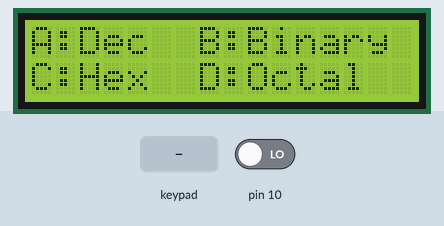
This sketch was run on a simulated Arduino Uno, built with avr-gcc and run on an emulated ATmega328P. Parts: 16×2 character LCD. Inputs (shaded band) come from the test bench; at power-on: pin 10 LOW. What the sketch prints to the serial monitor is not drawn.

Above: at 7.2 s.
7.3 s: keypad keys 9 8 7 6 A pressed 0.4 s apart
At 10.3 s:
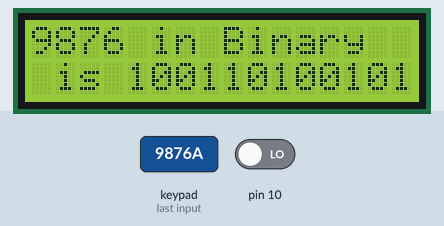
10.8 s: key 'B' pressed
At 11.6 s:
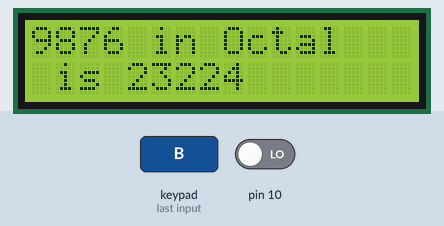
12.3 s: key 'C' pressed
At 12.7 s:
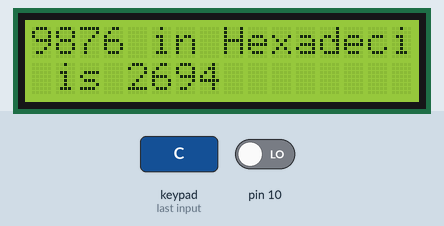
13.8 s: keypad keys 9 8 7 6 D pressed 0.4 s apart
At 16.2 s:
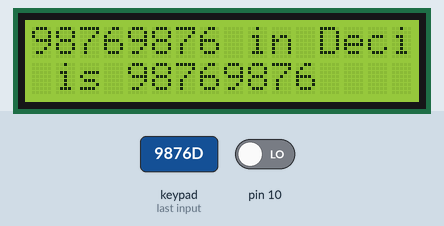
17.3 s: key 'C' pressed
At 17.7 s:
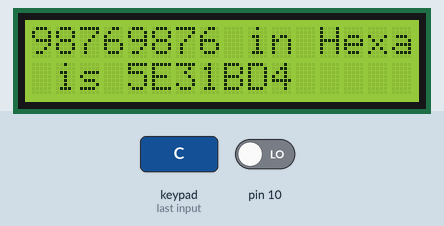
18.8 s: key 'F' pressed
At 19.8 s:
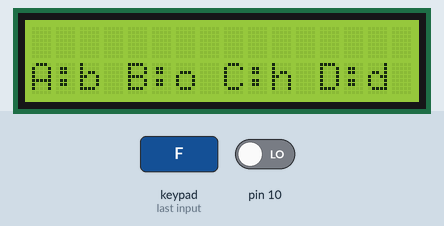
Timing chart, 0 to 21.3 s (numbered marks = the images above; inputs shaded):
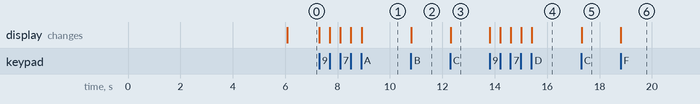

Measured:
- after the input at 7.3 s, the display: first changes at once (image 1 shows a later state)
- after the input at 10.8 s, the display: changes at once (image 2)
- after the input at 12.3 s, the display: changes at once (image 3)
- after the input at 13.8 s, the display: first changes at once (image 4 shows a later state)
- after the input at 17.3 s, the display: changes at once (image 5)
- after the input at 18.8 s, the display: changes at once (image 6)

The sketch:

Project_before_presentation_1.0.0.ino
```cpp
//**********************  Week 8.py  *********************
//
// Name: Tai Tran
//
// Course: CSCI 1470
//
// Assignment: Homework #8
//
// Algorithm: Pseudocode
//
//  inport LCD library
//  set lcd variable to analog pin
//  call lcd pins(pins we using)
//
//  import Keypad library
//  set ROWS to 4 and COLS to 4
//  get value key equal 1,2,3,A,4,5,6,B,7,8,9,C,F,0,E,D
//  called pin 9,8,7,6,5,4,3,2
//
//  set variable number for storing input digits
//
//  void setup()
//  setup 16,2 LCD
//  setup Serial Monitor for testing
//  set LCD cursor start at (0,0)
//  intro message, delay 3 second, show menu
//
//  void loop()
//  let key be key press
//  switch case
//  if case 0 to 9 display number
//  if case A to D convert the number
//  if case F clear memory
// ***********************************************************

//LCD setup code
#include <LiquidCrystal.h>  // LCD library
const int rs = A0, e = A1, d4 = A2, d5 = A3, d6 = A4, d7 = A5;  // set lcd variable to analog pin
LiquidCrystal lcd(rs, e, d4, d5, d6, d7);   // call lcd pins(pins we using)

// 4x4 Keypad Code
#include <Keypad.h>         // keypad library
const byte ROWS = 4; //four rows
const byte COLS = 4; //four columns
char keys[ROWS][COLS] = {     // think of it like parameter (x,y)
  {'1','2','3','A'},
  {'4','5','6','B'},
  {'7','8','9','C'},
  {'F','0','E','D'}
};
byte rowPins[ROWS] = {9,8,7,6};  // connect to the row pinouts
byte colPins[COLS] = {5,4,3,2};  // connect to the column
Keypad keypad = Keypad(makeKeymap(keys), rowPins, colPins, ROWS, COLS);

long number = 0;  // storing number for input(indexing)


int A = 10;   // set variable for Hex
int B = 11;
int C = 12;
int D = 13;
int E = 14;
int F = 15;
int pin10 = digitalRead(10);


//SETUP
void setup(){
  lcd.begin(16,2);        //setup 16,2 LCD
  Serial.begin(9600);     //use serial monitor
  pinMode(10,INPUT);
  lcd.setCursor(0,0);    // set cursor begind at (columns 1, rows 0)
  lcd.print(" Base Converter");
  lcd.setCursor(0,1);
  lcd.print(" by Tai V.Tran");
  delay(6000);
  lcd.clear();
  lcd.setCursor(0,0);     //intro message
  lcd.print("A:Dec ");
  lcd.print(" B:Binary ");
  lcd.setCursor(0,1);
  lcd.print("C:Hex ");
  lcd.print(" D:Octal ");
}

//LOOP
void loop() {
  char key = keypad.getKey();   //let key get value from keypad
  switch(key)     // similar to if/else statement
  {
  lcd.clear();
  case '0':
    lcd.clear();
    lcd.setCursor(0,1);   //display A,B,C,D option on bottom row
    lcd.print("A:b ");
    lcd.print("B:o ");
    lcd.print("C:h ");
    lcd.print("D:d ");
    lcd.setCursor(0,0);   //display key pressed on top row
    number = number * 10 + (key - '0');   //to store value and repeat
    Serial.println(number);
    lcd.print(number);
    break;

  case '1':
    lcd.clear();
    lcd.setCursor(0,1);
    lcd.print("A:b ");
    lcd.print("B:o ");
    lcd.print("C:h ");
    lcd.print("D:d ");
    lcd.setCursor(0,0);
    number = number * 10 + (key - '0');
    Serial.println(number);
    lcd.print(number);
    break;
   case '2':
    lcd.clear();
    lcd.setCursor(0,1);
    lcd.print("A:b ");
    lcd.print("B:o ");
    lcd.print("C:h ");
    lcd.print("D:d ");
    lcd.setCursor(0,0);
    number = number * 10 + (key - '0');
    Serial.println(number);
    lcd.print(number);
    break;
  case '3':
    lcd.clear();
    lcd.setCursor(0,1);
    lcd.print("A:b ");
    lcd.print("B:o ");
    lcd.print("C:h ");
    lcd.print("D:d ");
    lcd.setCursor(0,0);
    number = number * 10 + (key - '0');
    Serial.println(number);
    lcd.print(number);
    break;
  case '4':
    lcd.clear();
    lcd.setCursor(0,1);
    lcd.print("A:b ");
    lcd.print("B:o ");
    lcd.print("C:h ");
    lcd.print("D:d ");
    lcd.setCursor(0,0);
    number = number * 10 + (key - '0');
    Serial.println(number);
    lcd.print(number);
    break;
  case '5':
    lcd.clear();
    lcd.setCursor(0,1);
    lcd.print("A:b ");
    lcd.print("B:o ");
    lcd.print("C:h ");
    lcd.print("D:d ");
    lcd.setCursor(0,0);
    number = number * 10 + (key - '0');
    Serial.println(number);
    lcd.print(number);
    break;
  case '6':
    lcd.clear();
    lcd.setCursor(0,1);
    lcd.print("A:b ");
    lcd.print("B:o ");
    lcd.print("C:h ");
    lcd.print("D:d ");
    lcd.setCursor(0,0);
    number = number * 10 + (key - '0');
    Serial.println(number);
    lcd.print(number);
    break;
  case '7':
    lcd.clear();
    lcd.setCursor(0,1);
    lcd.print("A:b ");
    lcd.print("B:o ");
    lcd.print("C:h ");
    lcd.print("D:d ");
    lcd.setCursor(0,0);
    number = number * 10 + (key - '0');
    Serial.println(number);
    lcd.print(number);
    break;
  case '8':
    lcd.clear();
    lcd.setCursor(0,1);
    lcd.print("A:b ");
    lcd.print("B:o ");
    lcd.print("C:h ");
    lcd.print("D:d ");
    lcd.setCursor(0,0);
    number = number * 10 + (key - '0');
    Serial.println(number);
    lcd.print(number);
    break;
  case '9':
    lcd.clear();
    lcd.setCursor(0,1);
    lcd.print("A:b ");
    lcd.print("B:o ");
    lcd.print("C:h ");
    lcd.print("D:d ");
    lcd.setCursor(0,0);
    number = number * 10 + (key - '0');
    Serial.println(number);
    lcd.print(number);
    break;

  case 'A':   //convert to Binary
    lcd.clear();
    lcd.print(number);
    lcd.print(" in Binary ");
    lcd.setCursor(0,1);
    lcd.print(" is ");
    lcd.print(number,BIN);
    Serial.println(number,BIN);
    break;
  case 'B':   //convert to Octal
    lcd.clear();
    lcd.print(number);
    lcd.print(" in Octal ");
    lcd.setCursor(0,1);
    lcd.print(" is ");
    lcd.print(number,OCT);
    Serial.println(number,OCT);
    break;
  case 'C':   //convert to Hex
    lcd.clear();
    lcd.print(number);
    lcd.print(" in Hexadecimal ");
    lcd.setCursor(0,1);
    lcd.print(" is ");
    lcd.print(number,HEX);
    Serial.println(number,HEX);
    break;
  case 'D':   //convert to Decimal
    lcd.clear();
    lcd.print(number);
    lcd.print(" in Decimal ");
    lcd.setCursor(0,1);
    lcd.print(" is ");
    lcd.print(number,DEC);
    Serial.println(number,DEC);
    break;
  case 'F': //Clear Memory
    number = 0;
    Serial.println("Clear");
    lcd.clear();
    lcd.setCursor(0,1);
    lcd.print("A:b ");
    lcd.print("B:o ");
    lcd.print("C:h ");
    lcd.print("D:d ");
    lcd.setCursor(0,0);
    break;

//// Additional button for Hexa
//  switch (digitalRead(10) == LOW){
//    case true:
//      lcd.print("A: bin  ");
//      lcd.print("B: deci");
//      lcd.setCursor(0,1);
//      //lcd.print("C: hex  "); //technical difficulty with Hexadecimal
//      lcd.print("D: oct");
//      delay(1000);
//      break;
//    case 'A':
//      lcd.clear();
//      lcd.setCursor(0,0);
//      lcd.print("Enter Binary number: ");
//      break;
//   }
/////Hexadecimal currently not working
//  case 'A':
//    lcd.clear();
//    first = first * 10 + (key - '7' );
//    Serial.println(first);
//    lcd.print(first);
//    break;
//  case 'B':
//    lcd.clear();
//    first = first * 10 + (key -'7');
//    Serial.println(first);
//    lcd.print(first);
//    break;
//  case 'C':
//    lcd.clear();
//    first = first * 10 + (key -'7');
//    Serial.println(first);
//    lcd.print(first);
//    break;
//  case 'D':
//    lcd.clear();
//    first = first * 10 + (key -'7');
//    Serial.println(first);
//    lcd.print(first);
//    break;
//  case 'E':
//    lcd.clear();
//    first = first * 10 + (key -'7');
//    Serial.println(first);
//    lcd.print(first);
//    break;
//  case 'F':
//    lcd.clear();
//    first = first * 10 + (key -'7');
//    Serial.println(first);
//    lcd.print(first);
//    break;
  }
}

//Acknowledgement/Source:

//  UHCL’s IEEE Workshop
//  https://sce.uhcl.edu/ieee/
//
//  7-segment display guide:
//  https://www.youtube.com/watch?v=QRWN95K400w
//  http://thomas.bibby.ie/using-the-kyx-5461as-4-digit-7-segment-led-display-with-arduino/
//
//  LCD guide:
//  https://www.youtube.com/watch?v=dZZynJLmTn8
//
//  Arduino Reference Page:
//  https://www.arduino.cc/reference/en/#page-title
//  https://www.arduino.cc/en/Serial/Print
//  https://forum.arduino.cc/index.php?topic=248355.0
//
//  4x4 Keypad Guide:
//  https://www.youtube.com/watch?v=GyprsoB887Y
//  https://learn.parallax.com/tutorials/language/propeller-c/propeller-c-simple-devices/read-4x4-matrix-keypad
```
